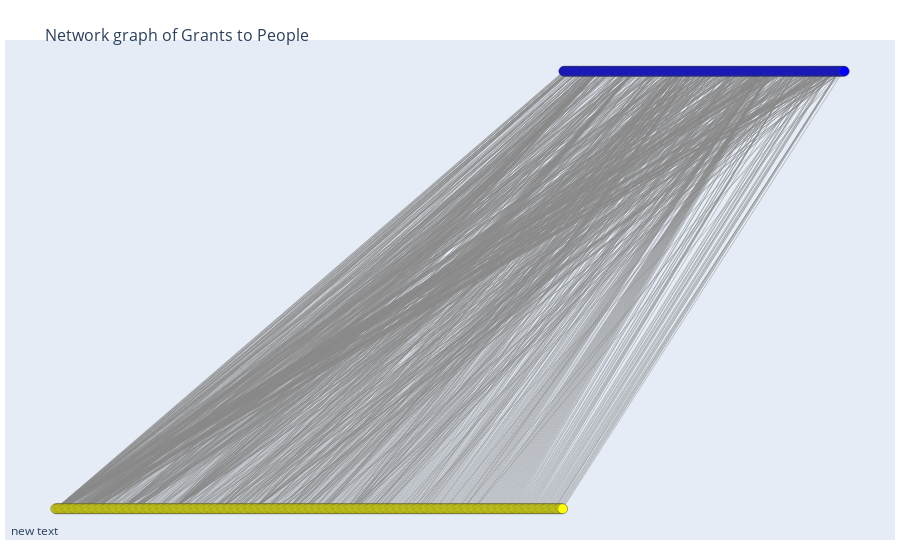

The notebook cell saved with this chart:
### Code cell
# Show the figure
fig.show()

### Figure 1 — Plotly figure (JSON) as saved in the notebook; plotly's stock layout.template omitted (floating-point values rounded to 4 significant figures; data arrays with more than 128 entries replaced by an {"elided": "..."} marker saying what was removed)
{"data": [{"hoverinfo": "none", "line": {"color": "#888", "width": 0.5}, "mode": "lines", "type": "scatter", "x": {"elided": "2892 int values"}, "y": {"elided": "2892 int values"}}, {"hoverinfo": "text", "marker": {"color": {"elided": "673 str values"}, "line": {"width": 0.5}, "size": 10}, "mode": "markers", "text": {"elided": "673 str values"}, "type": "scatter", "x": {"elided": "673 int values"}, "y": {"elided": "673 int values"}}], "layout": {"annotations": [{"showarrow": false, "x": 0.005, "xref": "paper", "y": -0.002, "yref": "paper"}], "hovermode": "closest", "margin": {"b": 20, "l": 5, "r": 5, "t": 40}, "showlegend": false, "title": {"font": {"size": 16}, "text": "<br>Network graph of Grants to People"}, "xaxis": {"showgrid": false, "showticklabels": false, "zeroline": false}, "yaxis": {"showgrid": false, "showticklabels": false, "zeroline": false}}}
